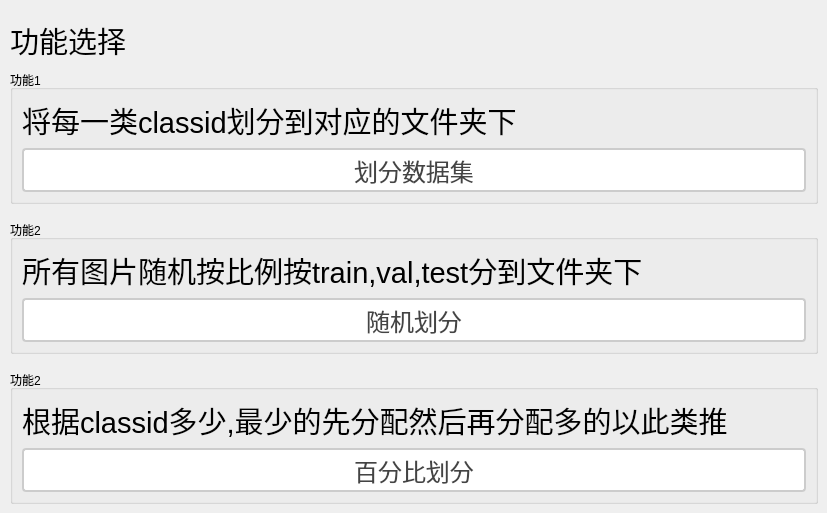
      <widget class="QWidget" name="tab_3">
       <attribute name="title">
        <string>Tab 3</string>
       </attribute>
       <widget class="QLabel" name="label">
        <property name="geometry">
         <rect>
          <x>10</x>
          <y>10</y>
          <width>131</width>
          <height>61</height>
         </rect>
        </property>
        <property name="font">
         <font>
          <pointsize>22</pointsize>
         </font>
        </property>
        <property name="text">
         <string>功能选择</string>
        </property>
       </widget>
       <widget class="QGroupBox" name="groupBox_3">
        <property name="geometry">
         <rect>
          <x>10</x>
          <y>70</y>
          <width>808</width>
          <height>134</height>
         </rect>
        </property>
        <property name="title">
         <string>功能1</string>
        </property>
        <layout class="QVBoxLayout" name="verticalLayout_16" stretch="0,0">
         <item>
          <widget class="QLabel" name="label_2">
           <property name="font">
            <font>
             <pointsize>22</pointsize>
            </font>
           </property>
           <property name="text">
            <string>将每一类classid划分到对应的文件夹下</string>
           </property>
          </widget>
         </item>
         <item>
          <widget class="QPushButton" name="pbtn_divideByClassid">
           <property name="styleSheet">
            <string notr="true">QPushButton {
    padding: 6px 14px;
    border: 2px solid #CCC;
    border-radius: 4px;
    background-color: white;
    color: #444;
	font-size:24px;
}

QPushButton:hover {
    border-color: #999;
    background-color: #F5F5F5;
}

QPushButton:pressed {
    border-color: #777;
    background-color: #EEE;
}</string>
           </property>
           <property name="text">
            <string>划分数据集</string>
           </property>
          </widget>
         </item>
        </layout>
       </widget>
       <widget class="QGroupBox" name="groupBox_4">
        <property name="geometry">
         <rect>
          <x>10</x>
          <y>220</y>
          <width>808</width>
          <height>134</height>
         </rect>
        </property>
        <property name="title">
         <string>功能2</string>
        </property>
        <layout class="QVBoxLayout" name="verticalLayout_17" stretch="0,0">
         <item>
          <widget class="QLabel" name="label_3">
           <property name="font">
            <font>
             <pointsize>22</pointsize>
            </font>
           </property>
           <property name="text">
            <string>所有图片随机按比例按train,val,test分到文件夹下</string>
           </property>
          </widget>
         </item>
         <item>
          <widget class="QPushButton" name="pbtn_divideByRandom">
           <property name="styleSheet">
            <string notr="true">QPushButton {
    padding: 6px 14px;
    border: 2px solid #CCC;
    border-radius: 4px;
    background-color: white;
    color: #444;
	font-size:24px;
}

QPushButton:hover {
    border-color: #999;
    background-color: #F5F5F5;
}

QPushButton:pressed {
    border-color: #777;
    background-color: #EEE;
}</string>
           </property>
           <property name="text">
            <string>随机划分</string>
           </property>
          </widget>
         </item>
        </layout>
       </widget>
       <widget class="QGroupBox" name="groupBox_5">
        <property name="geometry">
         <rect>
          <x>10</x>
          <y>370</y>
          <width>808</width>
          <height>134</height>
         </rect>
        </property>
        <property name="title">
         <string>功能2</string>
        </property>
        <layout class="QVBoxLayout" name="verticalLayout_18" stretch="0,0">
         <item>
          <widget class="QLabel" name="label_4">
           <property name="font">
            <font>
             <pointsize>22</pointsize>
            </font>
           </property>
           <property name="text">
            <string>根据classid多少,最少的先分配然后再分配多的以此类推</string>
           </property>
          </widget>
         </item>
         <item>
          <widget class="QPushButton" name="pbtn_divideByProportion">
           <property name="styleSheet">
            <string notr="true">QPushButton {
    padding: 6px 14px;
    border: 2px solid #CCC;
    border-radius: 4px;
    background-color: white;
    color: #444;
	font-size:24px;
}

QPushButton:hover {
    border-color: #999;
    background-color: #F5F5F5;
}

QPushButton:pressed {
    border-color: #777;
    background-color: #EEE;
}</string>
           </property>
           <property name="text">
            <string>百分比划分</string>
           </property>
          </widget>
         </item>
        </layout>
       </widget>
      </widget>
